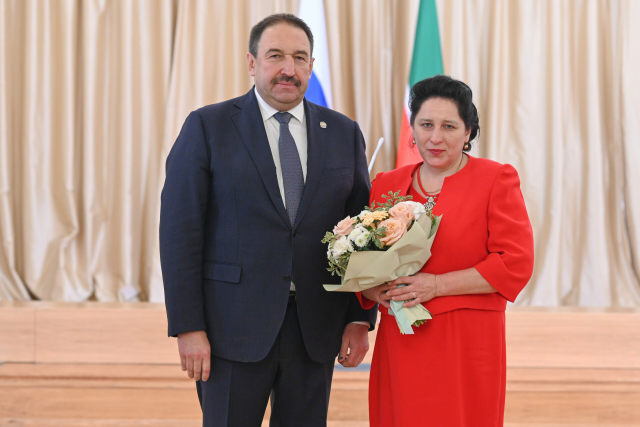
#> input picture TestImages/test4.jpg, 1280 x 853 px (shown at 1/2 size)
$ python tester.py
#> lines starting #> are read from the running program, lines starting #| are printed output that depends on the picture; after the words box and inside, x2 and y2 are one past the last pixel; in counts of white or black regions, pixels touching at a corner belong together
### face_rec.py
import cv2
import os
import numpy as np
import pickle

#Given an image returns rectangle for face detected
def faceDetection(test_img):
    gray_img=cv2.cvtColor(test_img,cv2.COLOR_BGR2GRAY)
    face_haar_cascade=cv2.CascadeClassifier('HaarCascade/haarcascade_frontalface_default.xml')#Load haar classifier
    faces=face_haar_cascade.detectMultiScale(gray_img,scaleFactor=1.32,minNeighbors=5)#detectMultiScale returns rectangles

    return faces,gray_img

#Given train images return the x_train data and y_labels
def labels_for_training_data():
    current_id = 0
    label_ids = {}
    y_labels = []
    x_train = []
    BASE_DIR = os.path.dirname(os.path.abspath(__file__))
    image_dir = os.path.join(BASE_DIR, "TrainImages")
    for root,subdirnames,filenames in os.walk(image_dir):
        for file in filenames:
            if file.endswith("png") or file.endswith("jpg"):
                img_path = os.path.join(root, file)
                label = os.path.basename(root).replace(" ", "-").lower()
                if not label in label_ids:
                    label_ids[label] = current_id
                    current_id += 1
                id_ = label_ids[label]

            test_img=cv2.imread(img_path)
            if test_img is None:
                print("Image not loaded properly")
                continue
            faces_rect,gray_img=faceDetection(test_img)
            if len(faces_rect)!=1:
               continue
            (x,y,w,h)=faces_rect[0]
            roi_gray=gray_img[y:y+w,x:x+h]
            x_train.append(roi_gray)
            y_labels.append(id_)
#> pass 2 of the loop in labels_for_training_data, `for root,subdirnames,filenames in os.walk(image_dir):`:
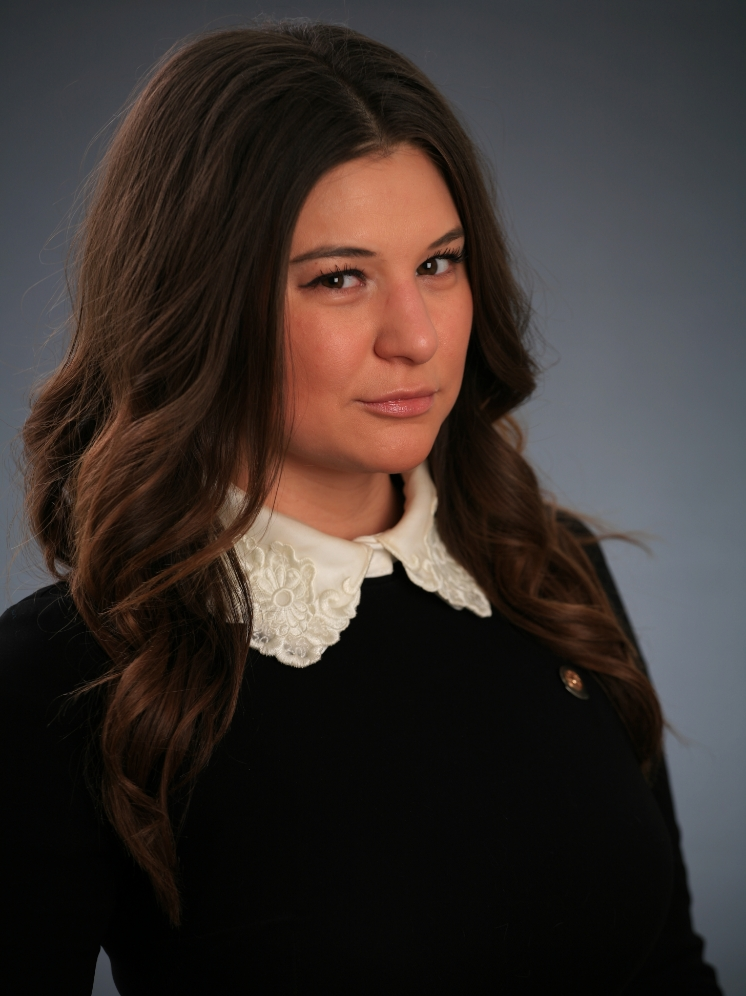
#> input picture TrainImages/Minnulina/3.png, 746 x 996 px
#> in labels_for_training_data, test_img is the input picture: shape (996, 746, 3); mean B, G, R 45.3, 48.9, 57.8
#> in faceDetection, `gray_img=cv2.cvtColor(test_img,cv2.COLOR_BGR2GRAY)`:
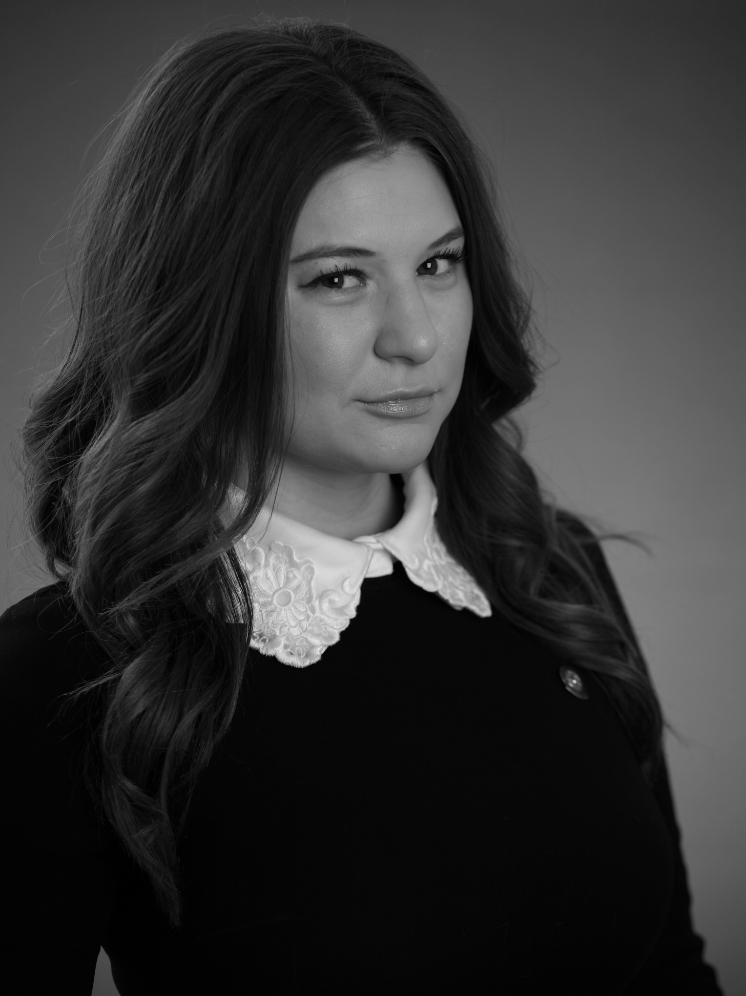
#> gray_img: shape (996, 746); min 0, max 232, mean 51.2
#> faces = [[266, 181, 251, 251]]
#> in labels_for_training_data, `(x,y,w,h)=faces_rect[0]`: x = 266; y = 181; w = 251
#> in labels_for_training_data, `roi_gray=gray_img[y:y+w,x:x+h]`:
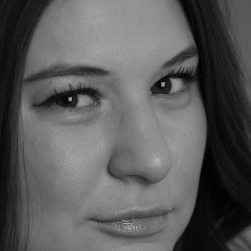
#> roi_gray: shape (251, 251); min 1, max 192, mean 90.7
    return x_train,y_labels,label_ids


#trains haar classifier which takes x_train, y_labels returned
def train_classifier(x_train,y_labels):
    face_recognizer=cv2.face.LBPHFaceRecognizer_create()
    face_recognizer.train(x_train,np.array(y_labels))
    return face_recognizer

#draws bounding boxes around detected face in image
def draw_rect(test_img,face):
    (x,y,w,h)=face
    cv2.rectangle(test_img,(x,y),(x+w,y+h),(255,0,0),thickness=2)

#writes name of person for detected label
def put_text(test_img,text,x,y):
    cv2.putText(test_img,text,(x,y),cv2.FONT_HERSHEY_DUPLEX,1,(255,0,0),2)


#Train the data and save it
x_train,y_labels,label_ids=labels_for_training_data()
face_recognizer=train_classifier(x_train,y_labels)
face_recognizer.save('trainingData.yml')

#save the labels
with open("./face-labels.pickle", 'wb') as f:
	pickle.dump(label_ids, f)

### parser.py
import requests
from bs4 import BeautifulSoup
import webbrowser

#Get info from  official websites

#Get the data from the url
def parse(url):
    data={}
    page = requests.get(url)
    soup = BeautifulSoup(page.content, "html.parser")
    divs=soup.find_all("div", class_="person person__table")
    for d in divs:
        name=d.find('div', attrs={'class': 'person__name'}).text.replace("\n", "").replace("\r", "").replace("\t","").strip()
        position=d.find('div', attrs={'class': 'person__post'}).text.replace("\n", "").replace("\r", "").strip()
        link=d.find('a').get('href')
        data[name]=[position,link]


    return data


#get the personal information for one person
def find_info(url,names):
    flag=0
    data=parse(url)
    for name in names:
        for k,v in data.items():
            splitted_name=[n.lower() for n in k.split()]
            if name.lower() in splitted_name:
                flag=1
                print("Personal Information:")
                print(k,'\n',v[0])
                webbrowser.open(v[1])
    return flag


### tester.py
import cv2
import os
import numpy as np
import face_rec as fr
import pickle
import parser

#we can test the model by using the images of TestImages  (test1->test9)
test_img=cv2.imread('TestImages/test4.jpg')
#> test_img is the input picture: shape (853, 1280, 3); mean B, G, R 128.7, 138.8, 176.8
faces_detected,gray_img=fr.faceDetection(test_img)
#> in faceDetection (call 4), `gray_img=cv2.cvtColor(test_img,cv2.COLOR_BGR2GRAY)`:
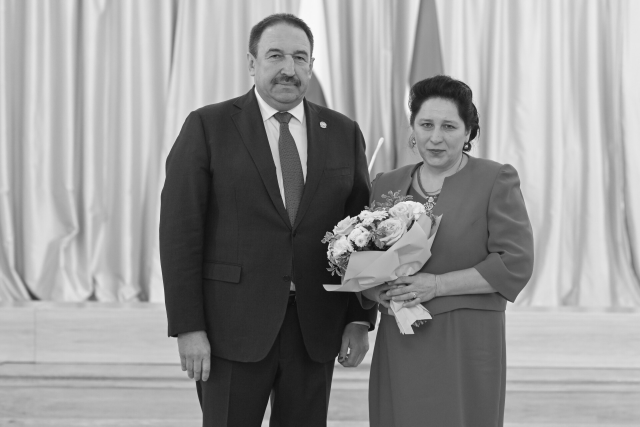
#> gray_img: shape (853, 1280) (shown at 1/2 size); min 12, max 251, mean 149
#> in faceDetection (call 4), `faces=face_haar_cascade.detectMultiScale(gray_img,scaleFactor=1.32,min..`: faces = [[806, 198, 139, 139], [502, 58, 147, 147]]
#> faces_detected = [[806, 198, 139, 139], [502, 58, 147, 147]]
#print("faces_detected:",faces_detected)


#read the data and face labels
face_recognizer=cv2.face.LBPHFaceRecognizer_create()
face_recognizer.read("./trainingData.yml")
labels={}
with open("./face-labels.pickle", 'rb') as f:
	label_ids = pickle.load(f)
	labels = {v:k for k,v in label_ids.items()}

labels = {v:k for k,v in label_ids.items()}
#print(labels)
predicted_names=[]
for face in faces_detected:
    (x,y,w,h)=face
    roi_gray=gray_img[y:y+h,x:x+h]
    label,confidence=face_recognizer.predict(roi_gray) #predicting the label of given image
    #print("confidence:",confidence)
    #print("label:",label)

    fr.draw_rect(test_img,face)

    name=labels[label]
    if(confidence>65): #If confidence more than 65 then don't print predicted face text on screen
        #print('unknown')
        continue

    predicted_names.append(name)
    #print(name)
    fr.put_text(test_img,name,x,y)
#> this loop made 2 passes
#> (label, confidence, name) on passes 1 to 2: (0, 67.09, 'minnulina'), (0, 80.39, 'minnulina')
#> pass 1, `roi_gray=gray_img[y:y+h,x:x+h]`:
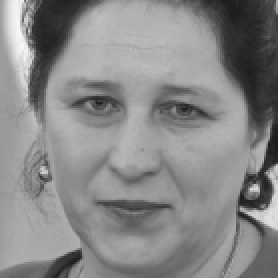
#> roi_gray: shape (139, 139) (shown 2 times larger); min 24, max 248, mean 135.9
#> pass 2, `roi_gray=gray_img[y:y+h,x:x+h]`:
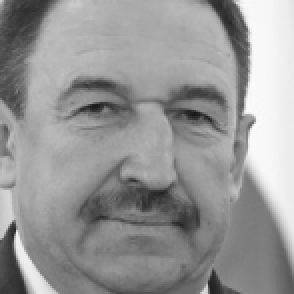
#> roi_gray: shape (147, 147) (shown 2 times larger); min 24, max 251, mean 150.4
#> after the loop:
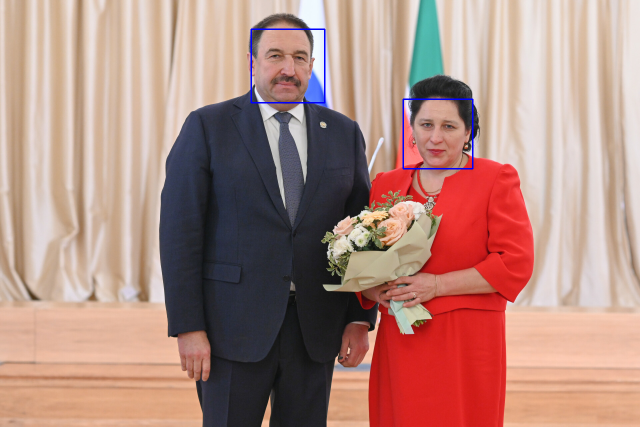
#> test_img: shape (853, 1280, 3) (shown at 1/2 size); 0.31% of pixels changed, all inside (x1, y1, x2, y2) = (501, 57, 947, 339)
#> after the loop, predicted_names = []


url='https://prav.tatarstan.ru/eng/pravit.htm'
f=parser.find_info(url,predicted_names)
#> (the run stopped early here; a loop or call above may not have finished)
